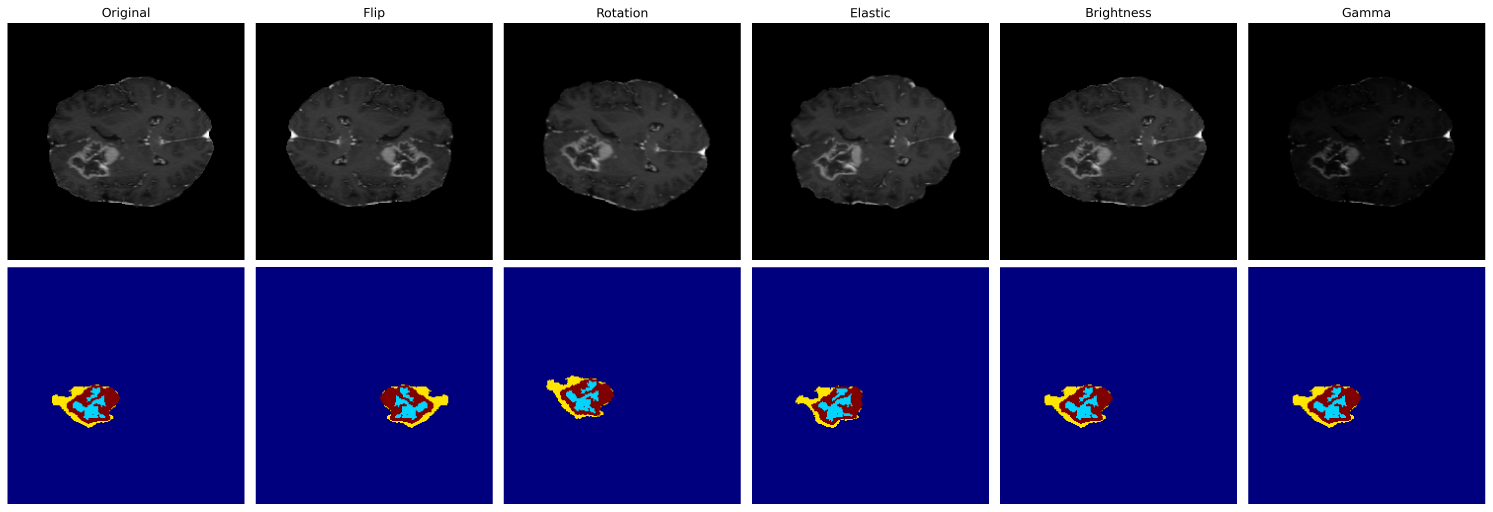
#> input picture augmentation_examples.png, 5970 x 2046 px (shown at 1/4 size)
$ python -i visualize_preprocessing.py   (imports and definitions only)
#> lines starting #> are read from the running program, lines starting #| are printed output that depends on the picture
import os
import nibabel as nib
import numpy as np
import matplotlib.pyplot as plt

from scipy.ndimage import map_coordinates, gaussian_filter, affine_transform

from src.dataset.preprocessing import crop_roi_t1, resize_3d, normalize


# =========================
# LOAD RAW MRI
# =========================
# [12 lines left out: function load_raw_case, not called in this run]


# =========================
# AUGMENT FUNCTIONS
# =========================
def aug_flip(img):
    return np.flip(img, axis=1)

# [16 lines left out: function aug_rotate, not called in this run]

def aug_elastic(img):
    np.random.seed(42)
    C, D, H, W = img.shape

    dz = gaussian_filter(np.random.randn(D,H,W), 6)*30
    dy = gaussian_filter(np.random.randn(D,H,W), 6)*30
    dx = gaussian_filter(np.random.randn(D,H,W), 6)*30

    z,y,x = np.meshgrid(np.arange(D),np.arange(H),np.arange(W), indexing='ij')
    coords = [z+dz, y+dy, x+dx]

    out = np.zeros_like(img)
    for c in range(C):
        out[c] = map_coordinates(img[c], coords, order=1)

    return out

# [109 lines left out: functions aug_gamma, visualize_preprocessing, visualize_augmentations, run_visualization, not called in this run]


# =========================
# RUN
# =========================
# [1 line not run here, left out]

>>> import cv2
>>> picture = cv2.imread('../augmentation_examples.png', cv2.IMREAD_GRAYSCALE)
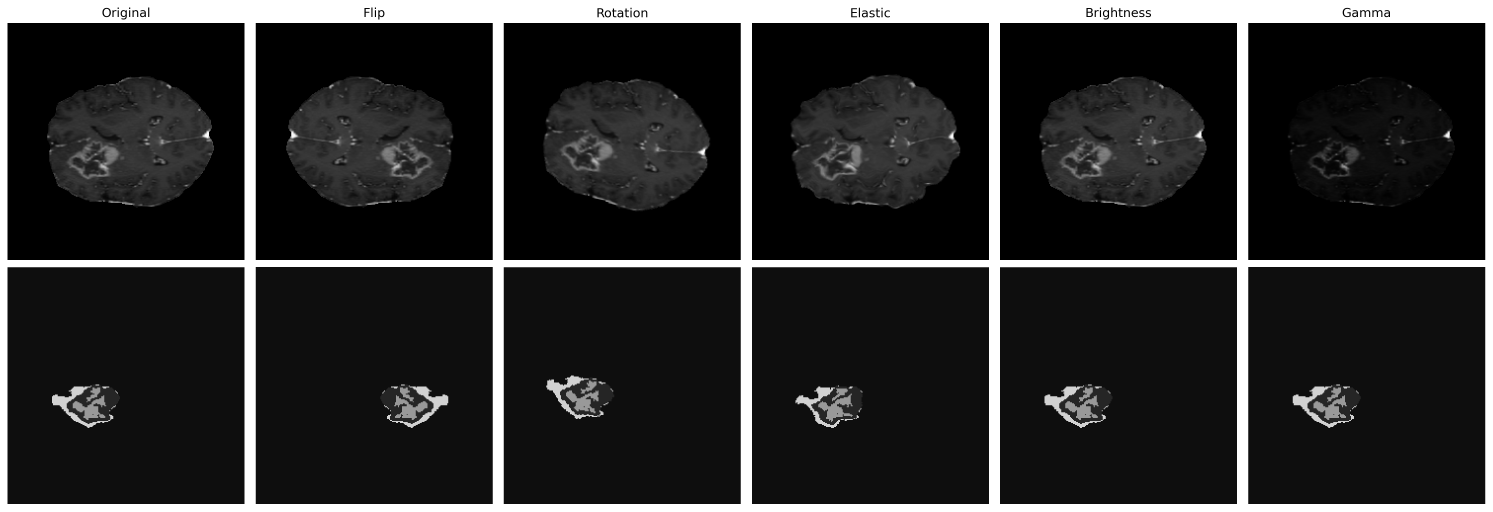
#> picture: shape (2046, 5970) (shown at 1/4 size); min 0, max 255, mean 43.1
#> (the run stopped early here; a loop or call above may not have finished)
